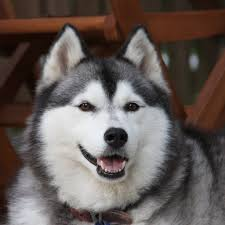
%> input picture lab3/source/dog.png, 225 x 225 px
$ octave didaishiyuzhi.m   (GNU Octave 9; MATLAB toolbox functions it lacks are replaced by stand-ins)
%> lines starting %> are read from the running program, lines starting %| are printed output that depends on the picture; in (x1, y1, x2, y2) boxes, pixels count from 0 and x2, y2 are one past the last pixel; in counts of white or black regions, pixels touching at a corner belong together; the program's own positions count from 1
%%%迭代式阈值选择（二值分割）
img = imread('./source/dog.png');
%> img is the input picture: size 225x225x3 uint8; mean R, G, B 100, 90, 86.2
img = rgb2gray(img);
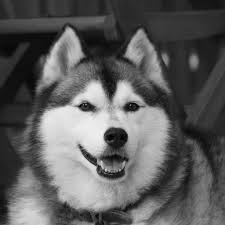
%> img: size 225x225 uint8; min 0, max 245, mean 92.6
Th = mean(img( : ));            %将灰度均值设为初始阈值
%> Th = 92.59
newTh = 0;
i = 1;
while (Th - newTh) > 1
    pic1 = img;
    pic1(pic1 > Th) = 0;            %大于阈值置零方便求均值
    miu1 = mean(pic1(:));        %小于阈值的像素的灰度均值
    pic2 = img;
    pic2(pic2 < Th) = 0;            %小于阈值置零方便求均值
    miu2 = mean(pic2( : ));      %大于阈值的像素的灰度均值
    if i ~= 1
        Th = newTh;
    end
    i = i + 1;
    newTh = (miu1 + miu2) / 2;
end
%> this loop made 2 passes
%> (miu1, miu2, Th, i, newTh) on pass 2: (29.6, 62.99, 46.3, 3, 46.3)
%> (miu1, miu2, i, newTh) on pass 1: (29.6, 62.99, 2, 46.3)
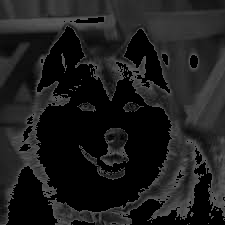
%> pic1: size 225x225 uint8; min 0, max 92, mean 29.6
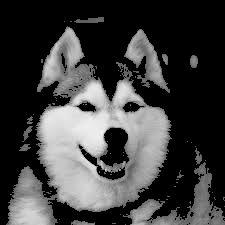
%> pic2: size 225x225 uint8; min 0, max 245, mean 63
imgout = img;
imgout(imgout < Th) = 1;
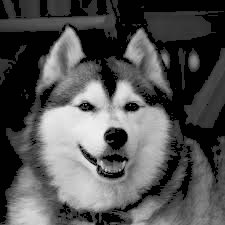
%> imgout: size 225x225 uint8; min 1, max 245, mean 82.9
imgout(imgout > Th) = 256;
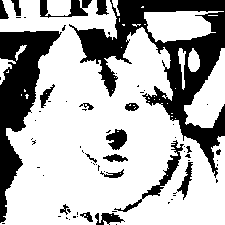
%> imgout: size 225x225 uint8; values 1 (black) and 255 (white), 69.8% white; 70 black regions (50 under 20 px), largest, box (x1, y1, x2, y2) and area: (69, 0, 225, 178) 7939, (0, 31, 62, 223) 4563, (114, 140, 184, 212) 569
%%%显示图像
subplot(2, 1, 1);
imshow(img);
title('原图像');
subplot(2, 1, 2);
imshow(uint8(imgout));
title('迭代阈值法图像');

$ run again, with lab3/source/hasaki.png copied over lab3/source/dog.png
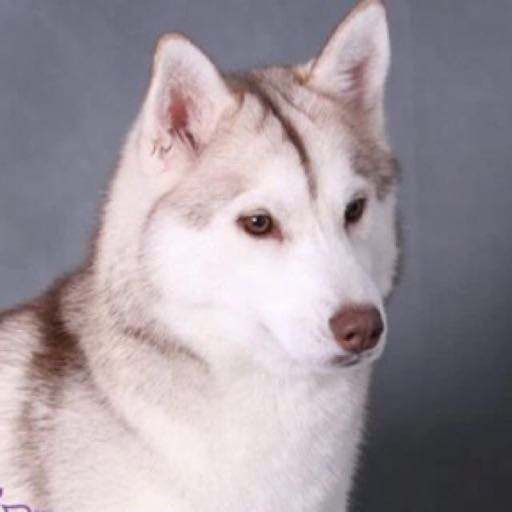
%> input picture lab3/source/hasaki.png, 512 x 512 px
%> img is the input picture: size 512x512x3 uint8; mean R, G, B 161, 151.6, 158.6
%> img: size 512x512 uint8
%> `Th = mean(img( : ));`: Th = 155.2
%> the loop `while (Th - newTh) > 1` made 2 passes
%> (miu1, miu2, Th, i, newTh) on pass 2: (54.54, 100.7, 77.61, 3, 77.61)
%> after the loop `while (Th - newTh) > 1`:
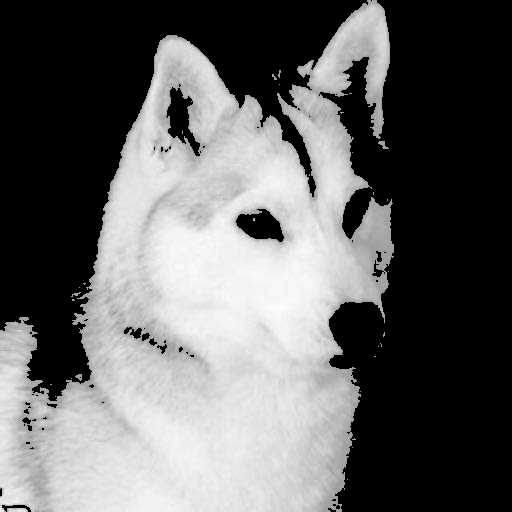
%> pic2: size 512x512 uint8; min 0, max 253, mean 100.7
%> `imgout(imgout > Th) = 256;`:
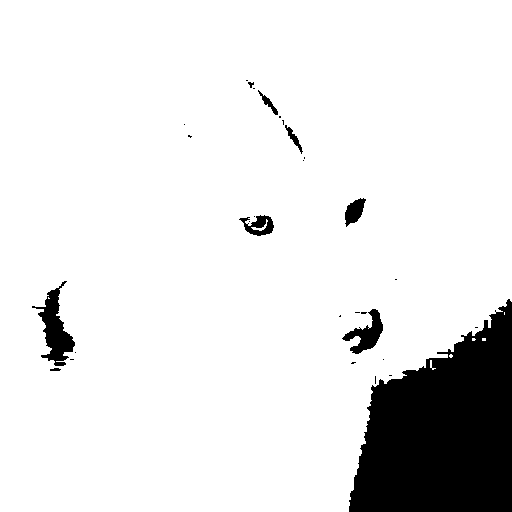
%> imgout: size 512x512 uint8; values 1 (black) and 255 (white), 89.6% white; 30 black regions (21 under 20 px), largest, box (x1, y1, x2, y2) and area: (349, 299, 512, 512) 23870, (32, 281, 75, 366) 1424, (342, 309, 383, 354) 769

$ run again, with lab3/source/test.png copied over lab3/source/dog.png
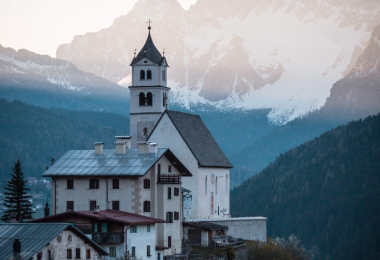
%> input picture lab3/source/test.png, 380 x 260 px
%> img is the input picture: size 260x380x3 uint8; mean R, G, B 114.7, 130, 142.2
%> `img = rgb2gray(img);`:
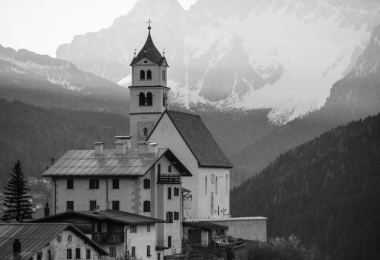
%> img: size 260x380 uint8; min 3, max 251, mean 126.8
%> `Th = mean(img( : ));`: Th = 126.8
%> the loop `while (Th - newTh) > 1` made 2 passes
%> (miu1, miu2, Th, i, newTh) on pass 2: (38.91, 87.91, 63.41, 3, 63.41)
%> `imgout(imgout > Th) = 256;`:
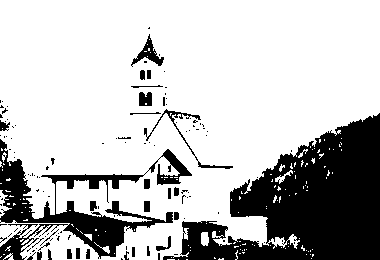
%> imgout: size 260x380 uint8; values 1 (black) and 255 (white), 74.7% white; 125 black regions (96 under 20 px), largest, box (x1, y1, x2, y2) and area: (163, 113, 380, 260) 16622, (0, 139, 192, 260) 6217, (144, 109, 233, 169) 376
